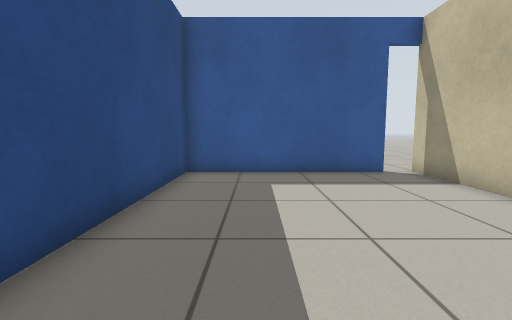
[1] (above)

12 first-person views from a walk through a robot-simulator world made for Gazebo. The camera is 0.7 m above the floor, tilts 6° down and sees 85° across. The floor is counted in squares, 0.5 m on a side. Each view is taken from the middle of a square. On the plan, view 1 faces up. The plan holds only what a view shows up to about 13 squares ahead; the rest is blank.

[2]
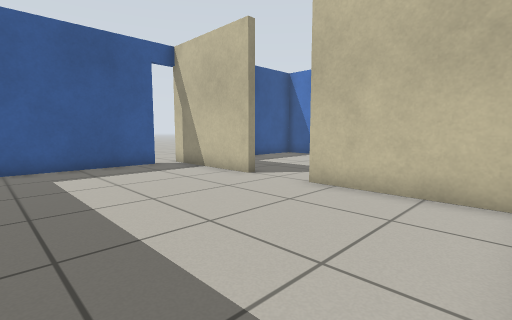

[3]
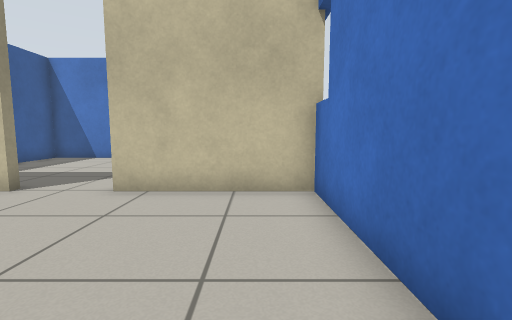

[4]
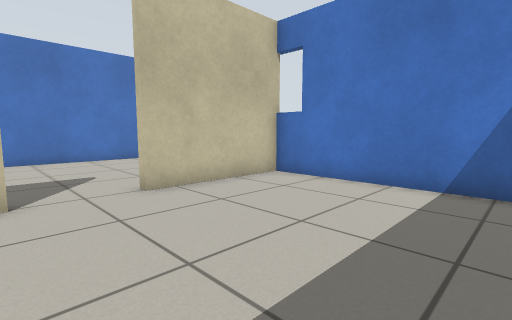

[5]
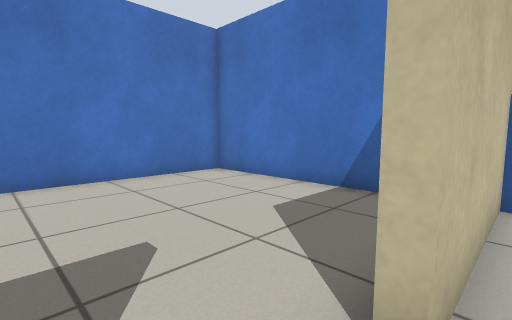

[6]
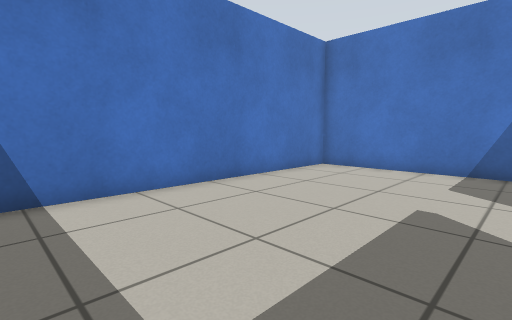

[7]
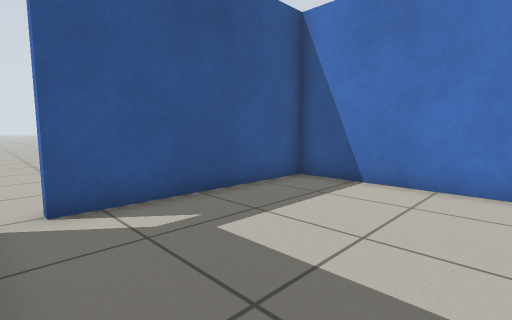

[8]
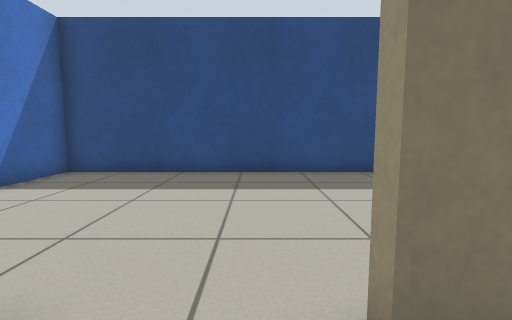

[9]
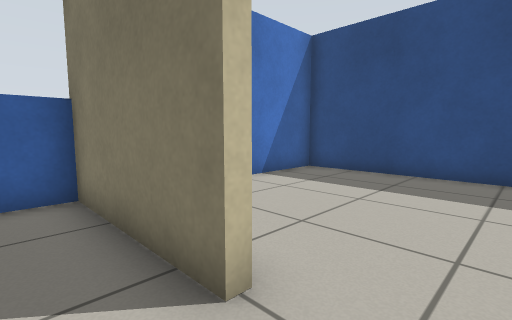

[10]
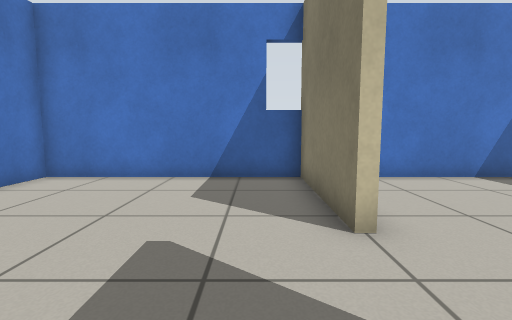

[11]
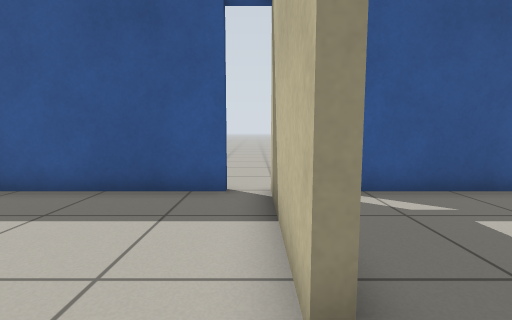

[12]
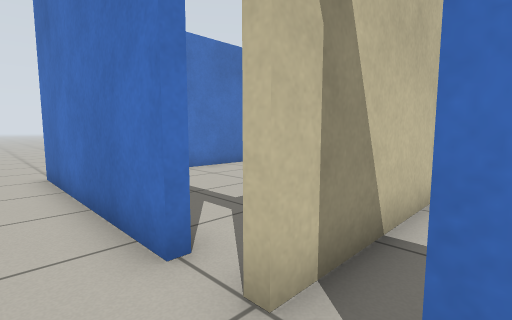

### Floor plan
Ten units are one square. View 1 is at (0, 0); x grows to the right and y downward. Boxes are objects, and circles mark ways between rooms. Rooms are numbered by the first view taken in them; rooms with no view inside come last. Other rooms are left out.
<svg viewBox="-28 -105 172 136">
<path fill="none" stroke="#000" d="M54 -47 54 -96M54 26 54 -23M43 -98 43 -93 -23 -93 -23 24 54 24M54 -23 56 -23 56 24 133 24 133 -93 67 -93M56 -54 56 -47 54 -47M54 -96 58 -96M67 -93 67 -96 139 -96"/>
<circle cx="60" cy="-35" r="3" fill="#2a7"/>
<circle cx="50" cy="-90" r="3" fill="#2a7"/>
<circle cx="70" cy="-90" r="3" fill="#2a7"/>
<text x="20" y="-30">1</text>
<text x="100" y="-30">2</text>
<text x="20" y="-100">3</text>
</svg>
Room 1 opens to room 2. Room 1 opens to room 3. Room 2 opens to room 3.

Where each view was taken, in squares from view 1:
view 1: 0 up, 0 right, facing up
view 2: 2 down, 1 left, facing up-right
view 3: 1 down, 1 left, facing right
view 4: 5 up, 1 left, facing down-right
view 5: 4 up, 5 right, facing down-right
view 6: 8 up, 7 right, facing down-right
view 7: 4 up, 6 right, facing up-right
view 8: 4 up, 7 right, facing left
view 9: 4 up, 7 right, facing down-left
view 10: 6 up, 7 right, facing down
view 11: 3 up, 5 right, facing up
view 12: 11 up, 4 right, facing down-right
